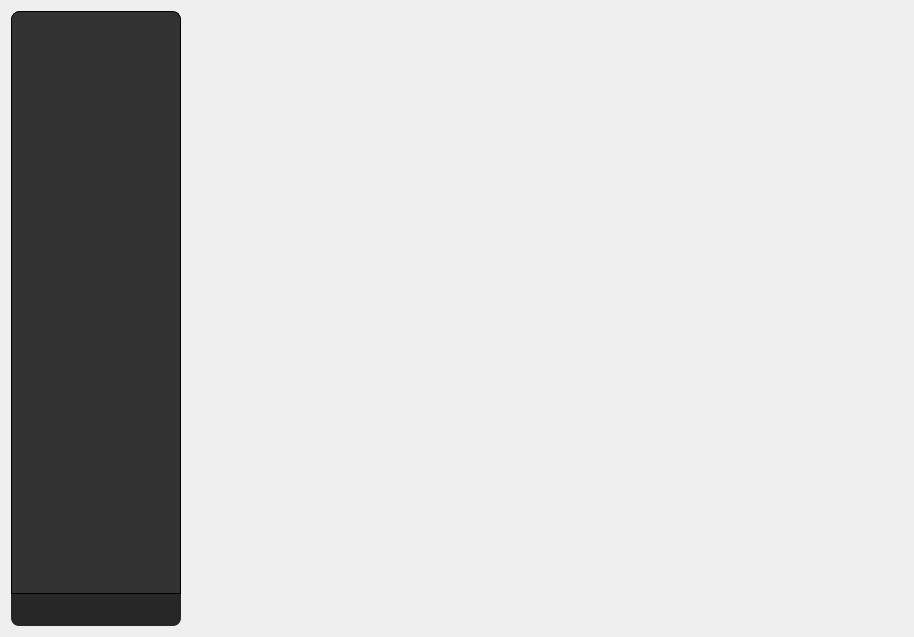
<?xml version="1.0" encoding="UTF-8"?>
<ui version="4.0">
 <class>CommunicationSettingClass</class>
 <widget class="QWidget" name="CommunicationSettingClass">
  <property name="geometry">
   <rect>
    <x>0</x>
    <y>0</y>
    <width>914</width>
    <height>637</height>
   </rect>
  </property>
  <property name="windowTitle">
   <string>CommunicationSetting</string>
  </property>
  <layout class="QGridLayout" name="gridLayout_2">
   <item row="0" column="0">
    <layout class="QHBoxLayout" name="horizontalLayout" stretch="1,4">
     <item>
      <layout class="QVBoxLayout" name="verticalLayout" stretch="0,0">
       <property name="spacing">
        <number>0</number>
       </property>
       <item>
        <widget class="QListWidget" name="listWidget_AddContents">
         <property name="maximumSize">
          <size>
           <width>170</width>
           <height>16777215</height>
          </size>
         </property>
         <property name="styleSheet">
          <string notr="true">QListWidget
{
	color:#DBDBDB;
    background-color: rgb(50, 50, 50);
    border:1px solid back;
    border-top-left-radius:8;
    border-top-right-radius:8;
    outline:0px;
}
QListWidget::item
{
    background-color: rgb(50, 50, 50);    
}
QListWidget::item:hover
{
    background-color: rgb(65, 65, 65);
}
QListWidget::item::selected:active
{ 
   background-color: rgb(75, 75, 75);
}
QListWidget::item:selected
{
    background-color: rgb(75, 75, 75);
}</string>
         </property>
        </widget>
       </item>
       <item>
        <widget class="QFrame" name="frame_AddControl">
         <property name="sizePolicy">
          <sizepolicy hsizetype="Expanding" vsizetype="Expanding">
           <horstretch>0</horstretch>
           <verstretch>0</verstretch>
          </sizepolicy>
         </property>
         <property name="minimumSize">
          <size>
           <width>0</width>
           <height>32</height>
          </size>
         </property>
         <property name="maximumSize">
          <size>
           <width>170</width>
           <height>32</height>
          </size>
         </property>
         <property name="styleSheet">
          <string notr="true">background: #262626;
border-bottom-left-radius:8;
border-bottom-right-radius:8;</string>
         </property>
         <property name="frameShape">
          <enum>QFrame::StyledPanel</enum>
         </property>
         <property name="frameShadow">
          <enum>QFrame::Raised</enum>
         </property>
         <layout class="QGridLayout" name="gridLayout">
          <property name="leftMargin">
           <number>0</number>
          </property>
          <property name="topMargin">
           <number>0</number>
          </property>
          <property name="rightMargin">
           <number>0</number>
          </property>
          <property name="bottomMargin">
           <number>0</number>
          </property>
          <item row="0" column="2">
           <widget class="MyLogoButton" name="btn_Reduce" native="true">
            <property name="minimumSize">
             <size>
              <width>75</width>
              <height>25</height>
             </size>
            </property>
            <property name="maximumSize">
             <size>
              <width>60</width>
              <height>25</height>
             </size>
            </property>
           </widget>
          </item>
          <item row="0" column="0">
           <widget class="MyLogoButton" name="btn_Add" native="true">
            <property name="minimumSize">
             <size>
              <width>75</width>
              <height>25</height>
             </size>
            </property>
            <property name="maximumSize">
             <size>
              <width>60</width>
              <height>25</height>
             </size>
            </property>
           </widget>
          </item>
          <item row="0" column="1">
           <spacer name="horizontalSpacer">
            <property name="orientation">
             <enum>Qt::Horizontal</enum>
            </property>
            <property name="sizeHint" stdset="0">
             <size>
              <width>40</width>
              <height>20</height>
             </size>
            </property>
           </spacer>
          </item>
         </layout>
        </widget>
       </item>
      </layout>
     </item>
     <item>
      <widget class="QStackedWidget" name="stackedWidget_Communication"/>
     </item>
    </layout>
   </item>
  </layout>
 </widget>
 <layoutdefault spacing="6" margin="11"/>
 <customwidgets>
  <customwidget>
   <class>MyLogoButton</class>
   <extends>QWidget</extends>
   <header>UI/MyWidget/MyLogoButton.h</header>
   <container>1</container>
  </customwidget>
 </customwidgets>
 <resources/>
 <connections/>
</ui>
